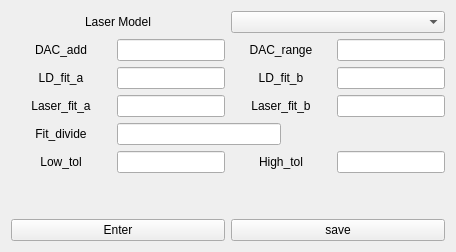
          <widget class="QWidget" name="tab_Parameter">
           <attribute name="title">
            <string>Laser Parameter</string>
           </attribute>
           <layout class="QVBoxLayout" name="verticalLayout_8" stretch="1,5,0,1">
            <item>
             <layout class="QHBoxLayout" name="horizontalLayout_19">
              <item>
               <widget class="QLabel" name="lblLaser_model">
                <property name="text">
                 <string>Laser Model</string>
                </property>
                <property name="alignment">
                 <set>Qt::AlignmentFlag::AlignCenter</set>
                </property>
               </widget>
              </item>
              <item>
               <widget class="QComboBox" name="cbLaser_model"/>
              </item>
             </layout>
            </item>
            <item>
             <layout class="QVBoxLayout" name="verticalLayout">
              <item>
               <layout class="QHBoxLayout" name="horizontalLayout_17">
                <item>
                 <widget class="QLabel" name="lblDAC_add">
                  <property name="enabled">
                   <bool>true</bool>
                  </property>
                  <property name="sizePolicy">
                   <sizepolicy hsizetype="Fixed" vsizetype="Fixed">
                    <horstretch>0</horstretch>
                    <verstretch>0</verstretch>
                   </sizepolicy>
                  </property>
                  <property name="minimumSize">
                   <size>
                    <width>100</width>
                    <height>0</height>
                   </size>
                  </property>
                  <property name="baseSize">
                   <size>
                    <width>0</width>
                    <height>0</height>
                   </size>
                  </property>
                  <property name="text">
                   <string>DAC_add</string>
                  </property>
                  <property name="alignment">
                   <set>Qt::AlignmentFlag::AlignCenter</set>
                  </property>
                 </widget>
                </item>
                <item>
                 <widget class="QLineEdit" name="lineDAC_add"/>
                </item>
                <item>
                 <widget class="QLabel" name="lblDAC_range">
                  <property name="enabled">
                   <bool>true</bool>
                  </property>
                  <property name="sizePolicy">
                   <sizepolicy hsizetype="Fixed" vsizetype="Fixed">
                    <horstretch>0</horstretch>
                    <verstretch>0</verstretch>
                   </sizepolicy>
                  </property>
                  <property name="minimumSize">
                   <size>
                    <width>100</width>
                    <height>0</height>
                   </size>
                  </property>
                  <property name="baseSize">
                   <size>
                    <width>0</width>
                    <height>0</height>
                   </size>
                  </property>
                  <property name="text">
                   <string>DAC_range</string>
                  </property>
                  <property name="alignment">
                   <set>Qt::AlignmentFlag::AlignCenter</set>
                  </property>
                 </widget>
                </item>
                <item>
                 <widget class="QLineEdit" name="lineDAC_range"/>
                </item>
               </layout>
              </item>
              <item>
               <layout class="QHBoxLayout" name="horizontalLayout_16">
                <item>
                 <widget class="QLabel" name="lblLDfit_a">
                  <property name="enabled">
                   <bool>true</bool>
                  </property>
                  <property name="sizePolicy">
                   <sizepolicy hsizetype="Fixed" vsizetype="Fixed">
                    <horstretch>0</horstretch>
                    <verstretch>0</verstretch>
                   </sizepolicy>
                  </property>
                  <property name="minimumSize">
                   <size>
                    <width>100</width>
                    <height>0</height>
                   </size>
                  </property>
                  <property name="baseSize">
                   <size>
                    <width>0</width>
                    <height>0</height>
                   </size>
                  </property>
                  <property name="text">
                   <string>LD_fit_a</string>
                  </property>
                  <property name="alignment">
                   <set>Qt::AlignmentFlag::AlignCenter</set>
                  </property>
                 </widget>
                </item>
                <item>
                 <widget class="QLineEdit" name="lineLDfit_a"/>
                </item>
                <item>
                 <widget class="QLabel" name="lblLDfit_b">
                  <property name="enabled">
                   <bool>true</bool>
                  </property>
                  <property name="sizePolicy">
                   <sizepolicy hsizetype="Fixed" vsizetype="Fixed">
                    <horstretch>0</horstretch>
                    <verstretch>0</verstretch>
                   </sizepolicy>
                  </property>
                  <property name="minimumSize">
                   <size>
                    <width>100</width>
                    <height>0</height>
                   </size>
                  </property>
                  <property name="baseSize">
                   <size>
                    <width>0</width>
                    <height>0</height>
                   </size>
                  </property>
                  <property name="text">
                   <string>LD_fit_b</string>
                  </property>
                  <property name="alignment">
                   <set>Qt::AlignmentFlag::AlignCenter</set>
                  </property>
                 </widget>
                </item>
                <item>
                 <widget class="QLineEdit" name="lineLDfit_b"/>
                </item>
               </layout>
              </item>
              <item>
               <layout class="QHBoxLayout" name="horizontalLayout_13">
                <item>
                 <widget class="QLabel" name="lblLaser_fit_a">
                  <property name="enabled">
                   <bool>true</bool>
                  </property>
                  <property name="sizePolicy">
                   <sizepolicy hsizetype="Fixed" vsizetype="Fixed">
                    <horstretch>0</horstretch>
                    <verstretch>0</verstretch>
                   </sizepolicy>
                  </property>
                  <property name="minimumSize">
                   <size>
                    <width>100</width>
                    <height>0</height>
                   </size>
                  </property>
                  <property name="baseSize">
                   <size>
                    <width>0</width>
                    <height>0</height>
                   </size>
                  </property>
                  <property name="text">
                   <string>Laser_fit_a</string>
                  </property>
                  <property name="alignment">
                   <set>Qt::AlignmentFlag::AlignCenter</set>
                  </property>
                 </widget>
                </item>
                <item>
                 <widget class="QLineEdit" name="lineLaser_fit_a"/>
                </item>
                <item>
                 <widget class="QLabel" name="lblLaser_fit_b">
                  <property name="enabled">
                   <bool>true</bool>
                  </property>
                  <property name="sizePolicy">
                   <sizepolicy hsizetype="Fixed" vsizetype="Fixed">
                    <horstretch>0</horstretch>
                    <verstretch>0</verstretch>
                   </sizepolicy>
                  </property>
                  <property name="minimumSize">
                   <size>
                    <width>100</width>
                    <height>0</height>
                   </size>
                  </property>
                  <property name="baseSize">
                   <size>
                    <width>0</width>
                    <height>0</height>
                   </size>
                  </property>
                  <property name="text">
                   <string>Laser_fit_b</string>
                  </property>
                  <property name="alignment">
                   <set>Qt::AlignmentFlag::AlignCenter</set>
                  </property>
                 </widget>
                </item>
                <item>
                 <widget class="QLineEdit" name="lineLaser_fit_b"/>
                </item>
               </layout>
              </item>
              <item>
               <layout class="QHBoxLayout" name="horizontalLayout_12">
                <item>
                 <widget class="QLabel" name="lblFit_dvide">
                  <property name="sizePolicy">
                   <sizepolicy hsizetype="Fixed" vsizetype="Fixed">
                    <horstretch>0</horstretch>
                    <verstretch>0</verstretch>
                   </sizepolicy>
                  </property>
                  <property name="minimumSize">
                   <size>
                    <width>100</width>
                    <height>0</height>
                   </size>
                  </property>
                  <property name="text">
                   <string>Fit_divide</string>
                  </property>
                  <property name="alignment">
                   <set>Qt::AlignmentFlag::AlignCenter</set>
                  </property>
                 </widget>
                </item>
                <item>
                 <widget class="QLineEdit" name="lineFit_dvide"/>
                </item>
                <item>
                 <spacer name="horizontalSpacer_2">
                  <property name="orientation">
                   <enum>Qt::Orientation::Horizontal</enum>
                  </property>
                  <property name="sizeHint" stdset="0">
                   <size>
                    <width>40</width>
                    <height>20</height>
                   </size>
                  </property>
                 </spacer>
                </item>
               </layout>
              </item>
              <item>
               <layout class="QHBoxLayout" name="horizontalLayout_14">
                <item>
                 <widget class="QLabel" name="lblLow_tol">
                  <property name="enabled">
                   <bool>true</bool>
                  </property>
                  <property name="sizePolicy">
                   <sizepolicy hsizetype="Fixed" vsizetype="Fixed">
                    <horstretch>0</horstretch>
                    <verstretch>0</verstretch>
                   </sizepolicy>
                  </property>
                  <property name="minimumSize">
                   <size>
                    <width>100</width>
                    <height>0</height>
                   </size>
                  </property>
                  <property name="baseSize">
                   <size>
                    <width>0</width>
                    <height>0</height>
                   </size>
                  </property>
                  <property name="text">
                   <string>Low_tol</string>
                  </property>
                  <property name="alignment">
                   <set>Qt::AlignmentFlag::AlignCenter</set>
                  </property>
                 </widget>
                </item>
                <item>
                 <widget class="QLineEdit" name="lineLow_tol"/>
                </item>
                <item>
                 <widget class="QLabel" name="lblHigh_tol">
                  <property name="enabled">
                   <bool>true</bool>
                  </property>
                  <property name="sizePolicy">
                   <sizepolicy hsizetype="Fixed" vsizetype="Fixed">
                    <horstretch>0</horstretch>
                    <verstretch>0</verstretch>
                   </sizepolicy>
                  </property>
                  <property name="minimumSize">
                   <size>
                    <width>100</width>
                    <height>0</height>
                   </size>
                  </property>
                  <property name="baseSize">
                   <size>
                    <width>0</width>
                    <height>0</height>
                   </size>
                  </property>
                  <property name="text">
                   <string>High_tol</string>
                  </property>
                  <property name="alignment">
                   <set>Qt::AlignmentFlag::AlignCenter</set>
                  </property>
                 </widget>
                </item>
                <item>
                 <widget class="QLineEdit" name="lineHigh_tol"/>
                </item>
               </layout>
              </item>
             </layout>
            </item>
            <item>
             <spacer name="verticalSpacer_6">
              <property name="orientation">
               <enum>Qt::Orientation::Vertical</enum>
              </property>
              <property name="sizeHint" stdset="0">
               <size>
                <width>20</width>
                <height>40</height>
               </size>
              </property>
             </spacer>
            </item>
            <item>
             <layout class="QHBoxLayout" name="horizontalLayout_15">
              <item>
               <widget class="QPushButton" name="btnParameter_enter">
                <property name="text">
                 <string>Enter</string>
                </property>
               </widget>
              </item>
              <item>
               <widget class="QPushButton" name="btnParameter_save">
                <property name="text">
                 <string>save</string>
                </property>
               </widget>
              </item>
             </layout>
            </item>
           </layout>
          </widget>
